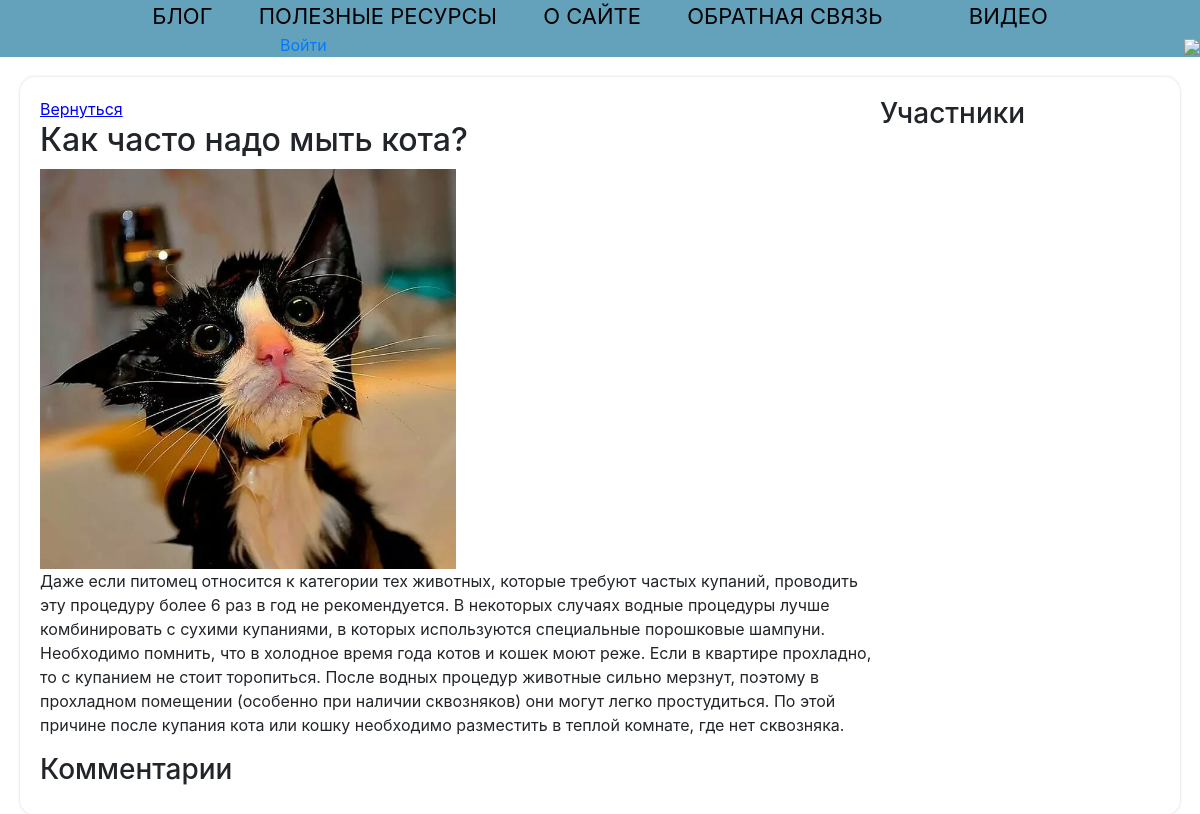
/room/36/, run on the app's committed database.
### base/models.py (models this page shows, shortened)
class Room(models.Model):
    host         = models.ForeignKey(User, on_delete=models.SET_NULL, null=True)
    name         = models.CharField(max_length=200)
    description  = models.TextField(null=True, blank = True)
    participants = models.ManyToManyField(User, related_name='participants', blank=True)
    updated      = models.DateTimeField(auto_now=True)
    created      = models.DateTimeField(auto_now_add=True)
    image        = models.ImageField(blank=True)
    class Meta:
        ordering = ['-updated','-created']

### base/views.py (the view, shortened to what this page needs)
# urls.py: path('room/<str:pk>/',views.room, name='room' ),
def room(request, pk):
    room = Room.objects.get(id=pk)
    room_messages = room.message_set.all()
    participants = room.participants.all()
    context = {'room':room,'room_messages':room_messages, 'participants':participants}
    return render(request, 'room.html', context)

### templates/room.html (shortened to what this page needs)
{% extends 'main.html' %}
{% block content %}
{% load date_filter %}
<div class="room-container">
    <div>
        <a class="link_text" href="/">Вернуться</a>
        <h2>{{room.name}}</h2>
        {% if room.image %}
        <div class="blog_img"><img src="/media/{{room.image}}" style="max-height: 400px;" /></div>
        {% endif %}
        <p>{{room.description}}</p>
        <div class="comment-wrapper">
            <h3>Комментарии</h3>
        </div>
    </div>
    <div>
        <h3>Участники</h3>
    </div>
</div>
{% endblock %}

### static/styles/main.css (style rules this page uses)
body { background-color: aliceblue; }
body { background-position: center; background-repeat:no-repeat; background-attachment: fixed; text-align: center; background-size:cover; }
.room-container { display: grid; grid-template-columns: 3fr 1fr; }
.blog_img { margin-top: 10px; }
.room-container { padding: 20px; margin: 20px; border-radius: 15px; backdrop-filter: blur(10px); box-shadow: 0px 0px 3px #D3D3D3; }
.link_text { text-decoration: underline; color: blue; }

### data on the page
Room: name "Как часто надо мыть кота?", image (picture), description "Даже если питомец относится к категории тех животных, которые требуют частых купаний, проводить эту процедуру более 6 раз в год не рекомендуется. В некоторых случаях водные процедуры лучше комбинировать с сухими купаниями, в которых используются специальные порошковые шампуни. Необходимо помнить, что в холодное время года котов и кошек моют реже. Если в квартире прохладно, то с купанием не стоит торопиться. После водных процедур животные сильно мерзнут, поэтому в прохладном помещении (особенно при наличии сквозняков) они могут легко простудиться. По этой причине после купания кота или кошку необходимо разместить в теплой комнате, где нет сквозняка."
